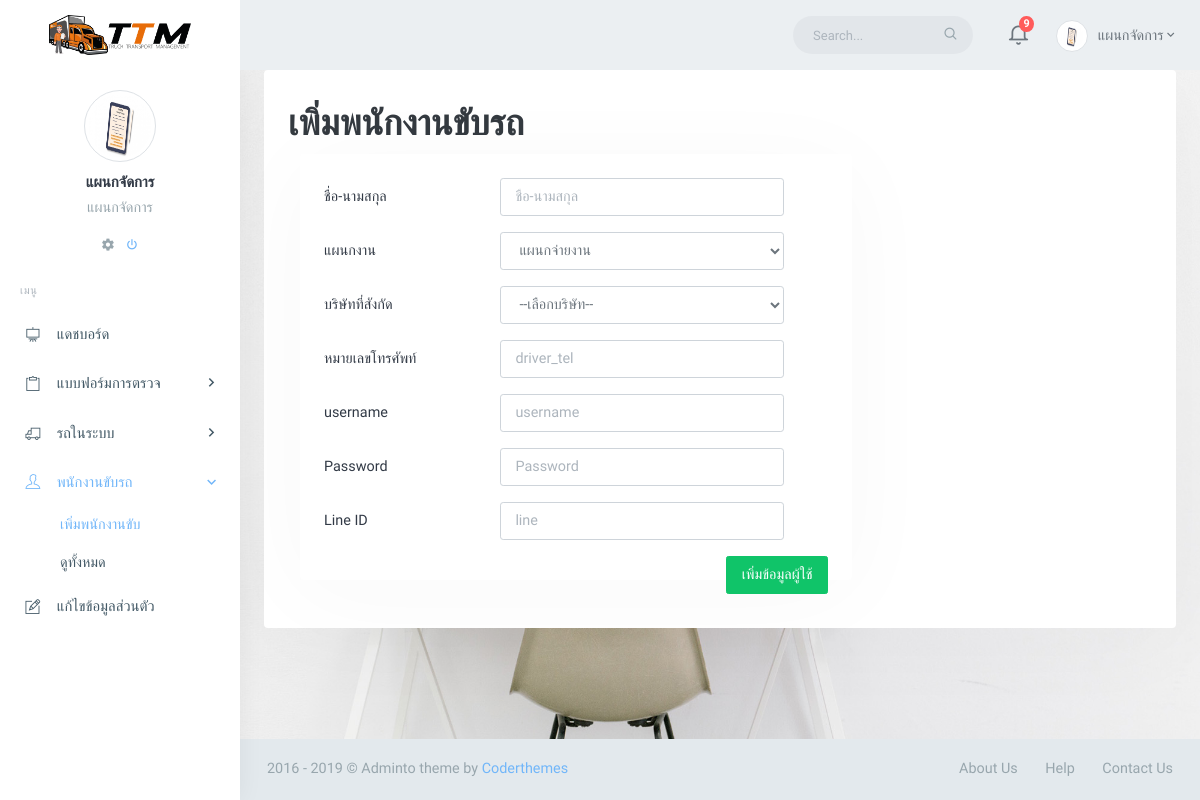
Page /counter_adddriver.php (signed in) on the committed database.
### tables this page shows
CREATE TABLE `user` (
  `user_name` varchar(100) NOT NULL,
  `user_username` varchar(100) NOT NULL,
  `user_password` varchar(100) NOT NULL,
  `ad_id` int(3) NOT NULL,
  `user_id` int(100) NOT NULL,
  `ut_id` int(3) NOT NULL,
  `image` varchar(255) NOT NULL
);

### counter_adddriver.php (the view, shortened to what this page needs)
<?php
include("connectdb.php");
?>
<!DOCTYPE html>
<html lang="th">
    <head>
        <link href="assets/libs/sweetalert2/sweetalert2.min.css" rel="stylesheet" type="text/css" />
        <link rel="stylesheet" href="assets/libs/morris-js/morris.css" />
        <link href="assets/css/bootstrap.min.css" rel="stylesheet" type="text/css" />
        <link href="assets/css/icons.min.css" rel="stylesheet" type="text/css" />
        <link href="assets/css/app.min.css" rel="stylesheet" type="text/css" />
    </head>
    <body class="authentication-bg">
    <?php
        include("counter_topbar.php");
    ?>
        <div id="wrapper">
    <?php
        include("counter_left_sidebar.php");
    ?>
            <div class="content-page">
                <div class="content">
                    <div class="container-fluid">
                        <div class="row">
                            <div class="col-md-12">
                                <div class="card-box">
                                    <h1>เพิ่มพนักงานขับรถ</h1>
                                    <div class="col-xl-8">
                                            <div class="card-box">
                                                <form action="./counter_adddriver_save.php" method="post" class="form-horizontal" role="form" data-parsley-validate novalidate>
                                                    <div class="form-group row">
                                                        <label for="hori-pass1" class="col-sm-4 col-form-label">ชื่อ-นามสกุล</label>
                                                        <div class="col-sm-7">
                                                            <input id="hori-pass1" type="text" name="driver_name" placeholder="ชื่อ-นามสกุล" required
                                                                   class="form-control">
                                                        </div>
                                                    </div>
                                                    <div class="form-group row">
                                                        <label for="hori-pass2" class="col-sm-4 col-form-label">แผนกงาน</label>
                                                            <?php
                                                                $query ="SELECT * FROM usertype WHERE ut_id ";
                                                                $result = mysqli_query($con,$query);
                                                            ?>
                                                        <div class="col-sm-7">
                                                            <select id="department" name="driver_department"class="form-control" >
                                                                <?php
                                                                    while ($row = mysqli_fetch_array($result)) {
                                                                        echo "<option value='$row[0]'> $row[1]</option>";
                                                                    }
                                                                ?>
                                                            </select>
                                                        </div>
                                                    </div>
                                                    <div class="form-group row">
                                                        <label for="hori-pass2" class="col-sm-4 col-form-label">บริษัทที่สังกัด</label>
                                                        <div class="col-sm-7">
                                                            <select id="user_id" name="user_id"  class="form-control" >
                                                            <option value="">--เลือกบริษัท--</option>
                                                            </select>
                                                        </div>
                                                    </div>
                                                    <div class="form-group row">
                                                        <label for="hori-pass2" class="col-sm-4 col-form-label">หมายเลขโทรศัพท์</label>
                                                        <div class="col-sm-7">
                                                            <input data-parsley-equalto="#hori-pass1" type="text" name="driver_tel" required
                                                                   placeholder="driver_tel" class="form-control" id="hori-pass2">
                                                        </div>
                                                    </div>
                                                    <div class="form-group row">
                                                        <label for="hori-pass2" class="col-sm-4 col-form-label">username</label>
                                                        <div class="col-sm-7">
                                                            <input data-parsley-equalto="#hori-pass1" type="text" name="driver_username" required
                                                                   placeholder="username" class="form-control" id="hori-pass2">
                                                        </div>
                                                    </div>
                                                    <div class="form-group row">
                                                        <label for="hori-pass2" class="col-sm-4 col-form-label">Password</label>
                                                        <div class="col-sm-7">
                                                            <input data-parsley-equalto="#hori-pass1" type="password" name="driver_password" required
                                                                   placeholder="Password" class="form-control" id="hori-pass2">
                                                        </div>
                                                    </div>
                                                    <div class="form-group row">
                                                        <label for="hori-pass2" class="col-sm-4 col-form-label">Line ID</label>
                                                        <div class="col-sm-7">
                                                            <input data-parsley-equalto="#hori-pass1" type="text" name="lineid" required
                                                                   placeholder="line" class="form-control" id="hori-pass2">
                                                        </div>
                                                    </div>
                                                    <div class="form-group mb-0">
                                                        <div class="float-right">
                                                            <button type="submit" name="submit" class="btn btn-success  waves-light" ><span>เพิ่มข้อมูลผู้ใช้</span></button>
                                                        </div>
                                                    </div>
                                                </form>
                                        </div>
                                    </div>
                            </div>
                        </div>
                    </div>
                </div>
                <footer class="footer">
                    <div class="container-fluid">
                        <div class="row">
                            <div class="col-md-6">
                               2016 - 2019 &copy; Adminto theme by <a href="">Coderthemes</a>
                            </div>
                            <div class="col-md-6">
                                <div class="text-md-right footer-links d-none d-sm-block">
                                    <a href="javascript:void(0);">About Us</a>
                                    <a href="javascript:void(0);">Help</a>
                                    <a href="javascript:void(0);">Contact Us</a>
                                </div>
                            </div>
                        </div>
                    </div>
                </footer>
            </div>
        </div>
    </body>
</html>

### counter_topbar.php (shortened to what this page needs)
<?php
require("connectdb.php");
?>
 <?php
           $query = "SELECT * FROM user WHERE  ad_id = '$_SESSION[ad_id]'";
           $res = mysqli_query($con,$query);
           while ($row = mysqli_fetch_array($res)){
?>
                <div class="navbar-custom">
                    <ul class="list-unstyled topnav-menu float-right mb-0">
                        <li class="d-none d-sm-block">
                            <form class="app-search">
                                <div class="app-search-box">
                                    <div class="input-group">
                                        <input type="text" class="form-control" placeholder="Search...">
                                        <div class="input-group-append">
                                            <button class="btn" type="submit">
                                                <i class="fe-search"></i>
                                            </button>
                                        </div>
                                    </div>
                                </div>
                            </form>
                        </li>
                        <li class="dropdown notification-list">
                            <a class="nav-link dropdown-toggle  waves-effect" data-toggle="dropdown" href="#" role="button" aria-haspopup="false" aria-expanded="false">
                                <i class="fe-bell noti-icon"></i>
                                <span class="badge badge-danger rounded-circle noti-icon-badge">9</span>
                            </a>
                        </li>
                        <li class="dropdown notification-list">
                            <a class="nav-link dropdown-toggle nav-user mr-0 waves-effect" data-toggle="dropdown" href="#" role="button" aria-haspopup="false" aria-expanded="false">
                            <img  src="assets/images/users/<?php echo $row["image"];?>" class="rounded-circle img-thumbnail avatar-lg">
                                <span class="pro-user-name ml-1">
                                <?php echo $row["user_name"];?><i class="mdi mdi-chevron-down"></i>
                                </span>
                            </a>
                        </li>
                    </ul>
                    <div class="logo-box">
                        <a href="index.html" class="logo text-center">
                            <span class="logo-lg">
                                <img src="assets/images/logo.png" alt="" height="40">
                            </span>
                        </a>
                    </div>
                </div>
<?php
    }
?>

### counter_left_sidebar.php (shortened to what this page needs)
<?php
include("connectdb.php");
?>
 <!DOCTYPE html>
<html lang="th">
<?php
           $query = "SELECT * FROM user WHERE ad_id = '". $_SESSION['ad_id'] . "' ";
           $res = mysqli_query($con,$query);
           while ($row = mysqli_fetch_array($res)){
?>
<div class="left-side-menu">
            <div class="slimscroll-menu">
                <div class="user-box text-center">
                <img  src="assets/images/users/<?php echo $row["image"];?>" class="rounded-circle img-thumbnail avatar-lg">
                    <div class="dropdown">
                        <a href="#" class="text-dark dropdown-toggle h5 mt-2 mb-1 d-block">
                        <?php echo $row["user_name"];?></a>
                    </div>
                    <p class="text-muted"><?php echo $row["user_name"];?></p>
                    <ul class="list-inline">
                        <li class="list-inline-item">
                            <a href="counter_setting.php" class="text-muted">
                                <i class="mdi mdi-settings"></i>
                            </a>
                        </li>
                        <li class="list-inline-item">
                            <a href="logout.php" class="text-custom">
                                <i class="mdi mdi-power"></i>
                            </a>
                        </li>
                    </ul>
                </div>
                <div id="sidebar-menu">
                    <ul  class="metismenu" id="side-menu">
                        <li class="menu-title">เมนู</li>
                        <li>
                            <a href="counter_dashboard.php?user_id=<?php echo $row["user_id"];?>">
                                <i class="ti-blackboard"></i>
                                <span> แดชบอร์ด </span>
                            </a>
                        </li>
                        <li>
                            <a href="javascript: void(0);">
                                <i class="ti-clipboard"></i>
                                <span> แบบฟอร์มการตรวจ </span>
                                <span class="menu-arrow"></span>
                            </a>
                            </li>
                        <li>
                        <li>
                            <a href="javascript: void(0);">
                                <i class="ti-truck"></i>
                                <span> รถในระบบ </span>
                                <span class="menu-arrow"></span>
                            </a>
                            </li>
                        <li>
                        <li>
                            <a href="javascript: void(0);">
                                <i class="ti-user"></i>
                                <span> พนักงานขับรถ </span>
                                <span class="menu-arrow"></span>
                            </a>
                            <ul class="nav-second-level" aria-expanded="false">
                                <li><a href="counter_adddriver.php">เพิ่มพนักงานขับ</a></li>
                                <li><a href="counter_driver_show.php?user_id=<?php echo $row["user_id"];?>">ดูทั้งหมด</a></li>
                            </ul>
                            </li>
                        <li>
                        <a href="counter_setting.php">
                            <i class="ti-pencil-alt"></i>
                            <span> แก้ไขข้อมูลส่วนตัว </span>
                        </a>
                        </li>
                </div>
    </div>
</div>
</div>
  <?php
           }
           ?>

### rows in the picture
user: image (picture), user_name "แผนกจัดการ"

### other values in the picture
form field driver_department "แผนกจ่ายงาน"
